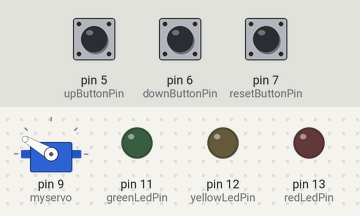
Bench run of a sketch on a simulated Arduino Uno, built with avr-gcc and run on an emulated ATmega328P. Parts: servo, output pins drawn as LEDs (lit = HIGH). The inputs (shaded band) are chosen by the test bench; at power-on: pin 5 (upButtonPin) LOW, pin 6 (downButtonPin) LOW, pin 7 (resetButtonPin) LOW.

Above: at 1.2 s.
1.3 s: pin 5 (upButtonPin) pulled HIGH for 1 s
At 2.9 s:
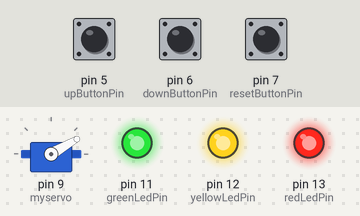
3.8 s: pin 6 (downButtonPin) pulled HIGH for 0.15 s
At 4.2 s:
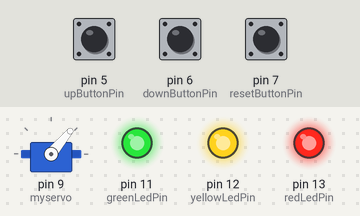
5.4 s: pin 7 (resetButtonPin) pulled HIGH for 0.15 s
At 5.8 s:
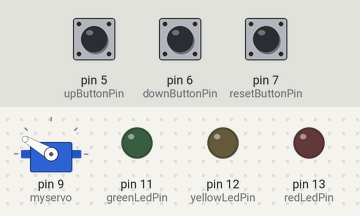
7.0 s: pin 5 (upButtonPin) pulled HIGH for 0.15 s
At 7.7 s:
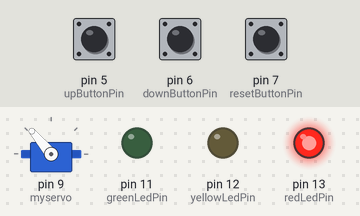
8.6 s: pin 7 (resetButtonPin) pulled HIGH for 1 s
At 9.4 s:
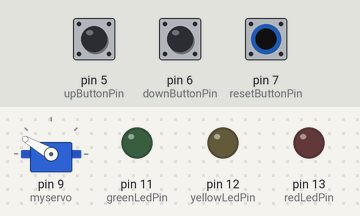
11.1 s: pin 5 (upButtonPin) pulled HIGH for 3.2 s
At 11.56 s:
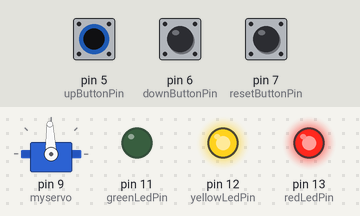
Timing chart, 0 to 14.1 s (numbered marks = the images above; inputs shaded):
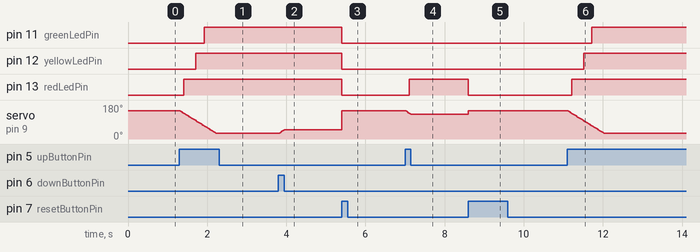

Measured:
- after the input at 1.3 s, pin 11 (greenLedPin): LOW → HIGH after 0.62 s; pin 12 (yellowLedPin): LOW → HIGH after 0.42 s; pin 13 (redLedPin): LOW → HIGH after 0.11 s; servo on pin 9 (myservo): moves from 150° to 30° over 0.91 s, starting at once
- after the input at 3.8 s, servo on pin 9 (myservo): 30° → 50° at once
- after the input at 5.4 s, pin 11 (greenLedPin), pin 12 (yellowLedPin), pin 13 (redLedPin): HIGH → LOW at once; servo on pin 9 (myservo): 50° → 150° at once
- after the input at 7.0 s, pin 13 (redLedPin): LOW → HIGH after 0.11 s; servo on pin 9 (myservo): 150° → 130° at once
- after the input at 8.6 s, pin 13 (redLedPin): HIGH → LOW at once; servo on pin 9 (myservo): 130° → 150° at once
- after the input at 11.1 s, pin 11 (greenLedPin): LOW → HIGH after 0.62 s; pin 12 (yellowLedPin): LOW → HIGH after 0.42 s; pin 13 (redLedPin): LOW → HIGH after 0.11 s; servo on pin 9 (myservo): moves from 150° to 30° over 0.91 s, starting at once

The sketch:

LedCounterWServo.ino
```cpp
#include <Servo.h>
Servo myservo;  // create servo object to control a servo

// constants won't change. They're used here to set pin numbers:
const int upButtonPin = 5;  // the number of the pushbutton pin
const int downButtonPin = 6;
const int resetButtonPin = 7;
const int greenLedPin = 11;    // the number of the LED pin
const int yellowLedPin = 12;
const int redLedPin = 13;

// variables will change:
int buttonStateU = 0;  // variable for reading the pushbutton status
int buttonStateD = 0;
int buttonStateR = 0;

int counter = 0; // counter used to control servo

void setup() {
  // initialize the LED pin as an output:
  pinMode(greenLedPin, OUTPUT);
  pinMode(yellowLedPin, OUTPUT);
  pinMode(redLedPin, OUTPUT);
  // initialize the pushbutton pin as an input:
  pinMode(upButtonPin, INPUT);
  pinMode(downButtonPin, INPUT);
  pinMode(resetButtonPin, INPUT);

   myservo.attach(9);  // attaches the servo on pin 9 to the servo object
}

void loop() {
  // read the state of the pushbutton value:
  buttonStateU = digitalRead(upButtonPin);
  buttonStateD = digitalRead(downButtonPin);
  buttonStateR = digitalRead(resetButtonPin);

  if (counter > 20) {
    // turn red on
    digitalWrite(redLedPin, HIGH);
  } else {
    // turn red off:
    digitalWrite(redLedPin, LOW);
  }

  if (counter > 80) {
    // turn yellow on
    digitalWrite(yellowLedPin, HIGH);
  } else {
    // turn yellow off:
    digitalWrite(yellowLedPin, LOW);
  }

  if (counter > 120) {
    // turn green on
    digitalWrite(greenLedPin, HIGH);
  } else {
    // turn green off:
    digitalWrite(greenLedPin, LOW);
  }

  // check if the pushbutton is pressed. If it is, the buttonState is HIGH:
  if (buttonStateU == HIGH) {
    // increase the counter
    if (counter < 180) {
      counter += 1;
      delay(5);
    }
  }
  if (buttonStateD == HIGH) {
    // decrease the counter
    if (counter > 0) {
      counter -= 1;
      delay(5);
    }
  }
  if (buttonStateR == HIGH) {
    // reset the counter
    counter = 0;
  }

  myservo.write(150 - counter / 1.5);
}
```
